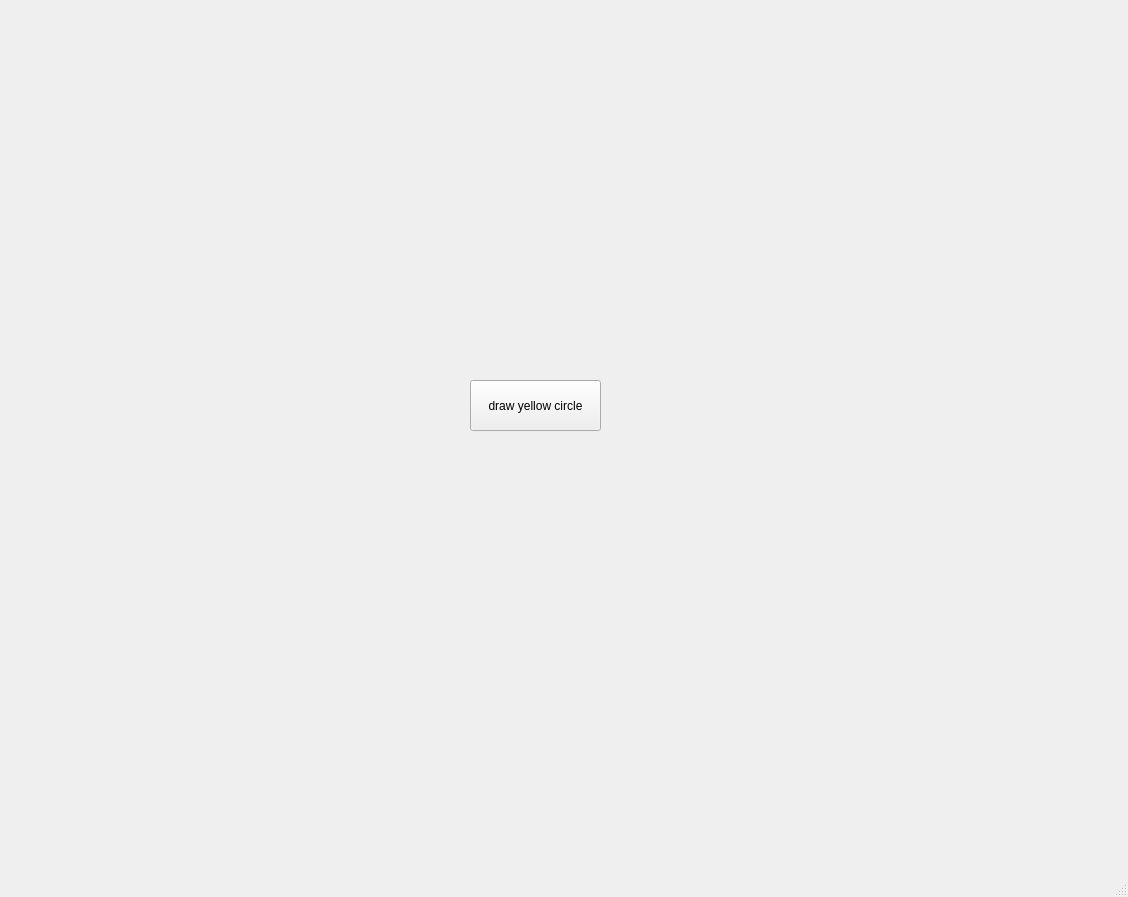
<?xml version="1.0" encoding="UTF-8"?>
<ui version="4.0">
 <class>MainWindow</class>
 <widget class="QMainWindow" name="MainWindow">
  <property name="geometry">
   <rect>
    <x>0</x>
    <y>0</y>
    <width>1128</width>
    <height>897</height>
   </rect>
  </property>
  <property name="windowTitle">
   <string>MainWindow</string>
  </property>
  <widget class="QWidget" name="centralwidget">
   <widget class="QPushButton" name="drawButton">
    <property name="geometry">
     <rect>
      <x>470</x>
      <y>380</y>
      <width>131</width>
      <height>51</height>
     </rect>
    </property>
    <property name="text">
     <string>draw yellow circle</string>
    </property>
   </widget>
  </widget>
  <widget class="QMenuBar" name="menubar">
   <property name="geometry">
    <rect>
     <x>0</x>
     <y>0</y>
     <width>1128</width>
     <height>21</height>
    </rect>
   </property>
  </widget>
  <widget class="QStatusBar" name="statusbar"/>
 </widget>
 <resources/>
 <connections/>
</ui>
